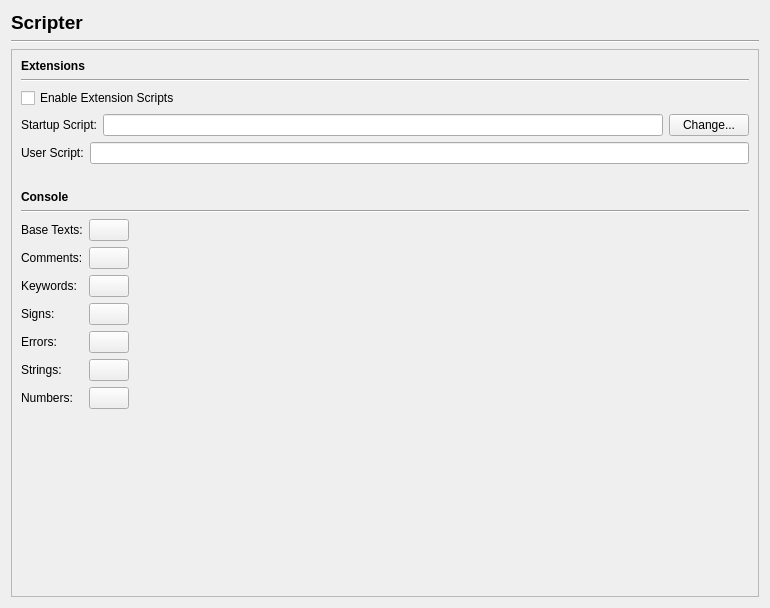
<?xml version="1.0" encoding="UTF-8"?>
<ui version="4.0">
 <class>Prefs_Scripter</class>
 <widget class="QWidget" name="Prefs_Scripter">
  <property name="geometry">
   <rect>
    <x>0</x>
    <y>0</y>
    <width>770</width>
    <height>608</height>
   </rect>
  </property>
  <property name="windowTitle">
   <string notr="true">Form</string>
  </property>
  <layout class="QVBoxLayout" name="verticalLayout_3">
   <item>
    <widget class="QLabel" name="titleLabel">
     <property name="font">
      <font>
       <pointsize>14</pointsize>
       <weight>75</weight>
       <bold>true</bold>
      </font>
     </property>
     <property name="text">
      <string>Scripter</string>
     </property>
    </widget>
   </item>
   <item>
    <widget class="Line" name="line">
     <property name="orientation">
      <enum>Qt::Horizontal</enum>
     </property>
    </widget>
   </item>
   <item>
    <widget class="QScrollArea" name="scrollArea">
     <property name="widgetResizable">
      <bool>true</bool>
     </property>
     <widget class="QWidget" name="scrollAreaWidgetContents">
      <property name="geometry">
       <rect>
        <x>0</x>
        <y>0</y>
        <width>742</width>
        <height>538</height>
       </rect>
      </property>
      <layout class="QVBoxLayout" name="verticalLayout">
       <item>
        <widget class="QLabel" name="extensionsTitleLabel">
         <property name="font">
          <font>
           <weight>75</weight>
           <bold>true</bold>
          </font>
         </property>
         <property name="text">
          <string>Extensions</string>
         </property>
        </widget>
       </item>
       <item>
        <widget class="Line" name="line_2">
         <property name="orientation">
          <enum>Qt::Horizontal</enum>
         </property>
        </widget>
       </item>
       <item>
        <widget class="QCheckBox" name="extensionScriptsChk">
         <property name="text">
          <string>Enable Extension Scripts</string>
         </property>
        </widget>
       </item>
       <item>
        <layout class="QHBoxLayout" name="horizontalLayout_3">
         <item>
          <widget class="QLabel" name="label_2">
           <property name="text">
            <string>Startup Script:</string>
           </property>
          </widget>
         </item>
         <item>
          <widget class="QLineEdit" name="startupScriptEdit"/>
         </item>
         <item>
          <widget class="QPushButton" name="startupScriptChangeButton">
           <property name="text">
            <string>Change...</string>
           </property>
          </widget>
         </item>
        </layout>
       </item>
       <item>
        <layout class="QHBoxLayout" name="horizontalLayout_4">
         <item>
          <widget class="QLabel" name="label_3">
           <property name="text">
            <string>User Script:</string>
           </property>
          </widget>
         </item>
         <item>
          <widget class="QLineEdit" name="userScriptPathEdit"/>
         </item>
        </layout>
       </item>
       <item>
        <spacer name="verticalSpacer_2">
         <property name="orientation">
          <enum>Qt::Vertical</enum>
         </property>
         <property name="sizeType">
          <enum>QSizePolicy::Fixed</enum>
         </property>
         <property name="sizeHint" stdset="0">
          <size>
           <width>20</width>
           <height>20</height>
          </size>
         </property>
        </spacer>
       </item>
       <item>
        <widget class="QLabel" name="consoleTitleLabel">
         <property name="font">
          <font>
           <weight>75</weight>
           <bold>true</bold>
          </font>
         </property>
         <property name="text">
          <string>Console</string>
         </property>
        </widget>
       </item>
       <item>
        <widget class="Line" name="line_3">
         <property name="orientation">
          <enum>Qt::Horizontal</enum>
         </property>
        </widget>
       </item>
       <item>
        <layout class="QHBoxLayout" name="horizontalLayout">
         <item>
          <layout class="QFormLayout" name="formLayout">
           <property name="formAlignment">
            <set>Qt::AlignLeading|Qt::AlignLeft|Qt::AlignTop</set>
           </property>
           <item row="0" column="0">
            <widget class="QLabel" name="label_4">
             <property name="text">
              <string>Base Texts:</string>
             </property>
            </widget>
           </item>
           <item row="0" column="1">
            <widget class="QPushButton" name="textButton">
             <property name="text">
              <string/>
             </property>
            </widget>
           </item>
           <item row="1" column="0">
            <widget class="QLabel" name="label_5">
             <property name="text">
              <string>Comments:</string>
             </property>
            </widget>
           </item>
           <item row="1" column="1">
            <widget class="QPushButton" name="commentButton">
             <property name="text">
              <string/>
             </property>
            </widget>
           </item>
           <item row="2" column="0">
            <widget class="QLabel" name="label_6">
             <property name="text">
              <string>Keywords:</string>
             </property>
            </widget>
           </item>
           <item row="2" column="1">
            <widget class="QPushButton" name="keywordButton">
             <property name="text">
              <string/>
             </property>
            </widget>
           </item>
           <item row="3" column="0">
            <widget class="QLabel" name="label_7">
             <property name="text">
              <string>Signs:</string>
             </property>
            </widget>
           </item>
           <item row="3" column="1">
            <widget class="QPushButton" name="signButton">
             <property name="text">
              <string/>
             </property>
            </widget>
           </item>
           <item row="4" column="0">
            <widget class="QLabel" name="label_8">
             <property name="text">
              <string>Errors:</string>
             </property>
            </widget>
           </item>
           <item row="4" column="1">
            <widget class="QPushButton" name="errorButton">
             <property name="text">
              <string/>
             </property>
            </widget>
           </item>
           <item row="5" column="0">
            <widget class="QLabel" name="label_9">
             <property name="text">
              <string>Strings:</string>
             </property>
            </widget>
           </item>
           <item row="5" column="1">
            <widget class="QPushButton" name="stringButton">
             <property name="text">
              <string/>
             </property>
            </widget>
           </item>
           <item row="6" column="0">
            <widget class="QLabel" name="label_10">
             <property name="text">
              <string>Numbers:</string>
             </property>
            </widget>
           </item>
           <item row="6" column="1">
            <widget class="QPushButton" name="numberButton">
             <property name="text">
              <string/>
             </property>
            </widget>
           </item>
          </layout>
         </item>
         <item>
          <spacer name="horizontalSpacer">
           <property name="orientation">
            <enum>Qt::Horizontal</enum>
           </property>
           <property name="sizeHint" stdset="0">
            <size>
             <width>40</width>
             <height>20</height>
            </size>
           </property>
          </spacer>
         </item>
        </layout>
       </item>
       <item>
        <spacer name="verticalSpacer">
         <property name="orientation">
          <enum>Qt::Vertical</enum>
         </property>
         <property name="sizeType">
          <enum>QSizePolicy::MinimumExpanding</enum>
         </property>
         <property name="sizeHint" stdset="0">
          <size>
           <width>20</width>
           <height>0</height>
          </size>
         </property>
        </spacer>
       </item>
      </layout>
     </widget>
    </widget>
   </item>
  </layout>
 </widget>
 <resources/>
 <connections/>
</ui>
